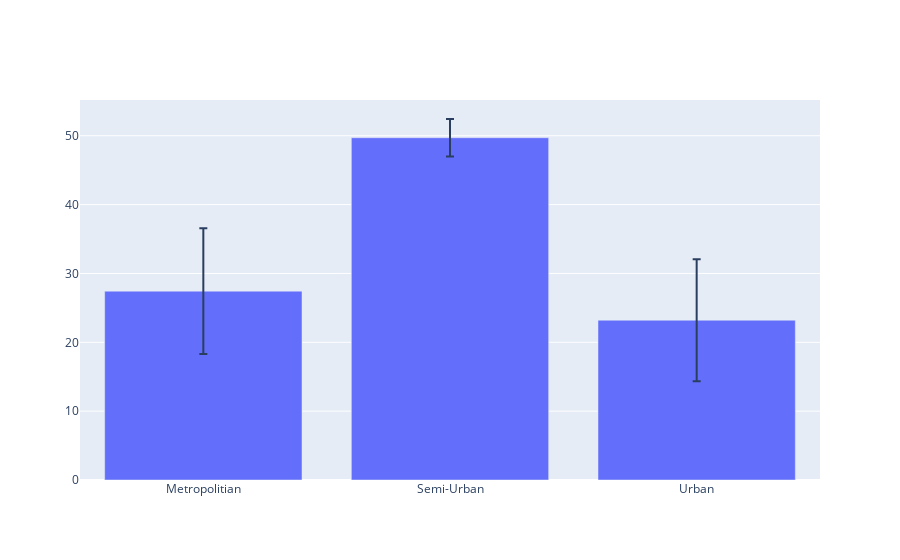

This figure's notebook cell:
### Markdown cell above
>## 3. The average time and standard deviation per delivery and city

### Code cell
df_aux = (df2[['City', 'Time_taken(min)',]].groupby('City')
          .agg({'Time_taken(min)': ['mean', 'std']}))
df_aux.columns = ['Time_avg', 'Time_std']
df_aux = df_aux.reset_index()
df_aux

fig = go.Figure()

fig.add_trace(go.Bar(name='Control',
                    x=df_aux['City'],
                    y=df_aux['Time_avg'],
                    error_y= dict(type = 'data', array=df_aux['Time_std'])))

fig.update_layout(barmode='group')
fig.show()

### Figure 1 — Plotly figure (JSON) as saved in the notebook; plotly's stock layout.template omitted (floating-point values rounded to 4 significant figures)
{"data": [{"error_y": {"array": [9.133, 2.725, 8.858], "type": "data"}, "name": "Control", "type": "bar", "x": ["Metropolitian", "Semi-Urban", "Urban"], "y": [27.43, 49.71, 23.21]}], "layout": {"barmode": "group"}}
